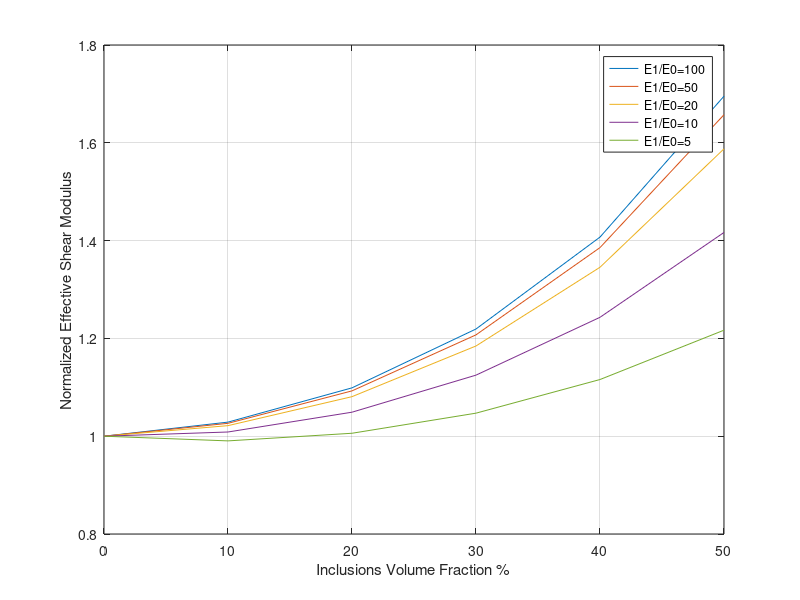
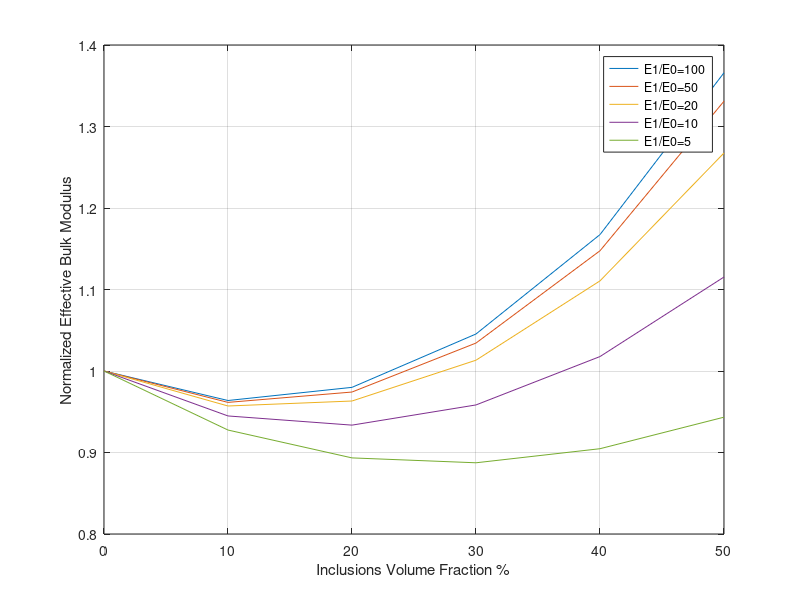

MATLAB code to generate these figures, in order:
clc;
clear;
close all;

%% 
%Spherical inclusions: Aspect ratio = 1
%Volume fractions of inclusions v1 = v2: 0%, 10%, 20%, 30%, 40%, 50%
%Stiffness contrast for solid inclusions: E1/E0: 100, 50, 20, 10, 5

%Matrix Properties
E_0 = 3.42e9;                       %Young's modulus of matrix [Pa]
nu_0 = 0.32;                        %Poisson's ratio of matrix

G_0 = E_0 / (2*(1+nu_0));
K_0 = E_0 / (3*(1-2*nu_0));

%Eshelby's tensor volumetric and deviatoric parts:
K_S = (1 + nu_0) / (9*(1 - nu_0));
G_S = (4 - 5*nu_0) / (15*(1 - nu_0));

%Reinforcement Properties
nu_1 = 0.21;                        %Poisson's ratio of inclusion
v_1 = linspace(0, 0.25, 6);          %inclusion volume fraction
B = length(v_1);

SC = [100, 50, 25, 10, 5];       %stiffness constrast of inclusion 1
A = length(SC);

E_1 = zeros(A , 1);
G_1 = zeros(A , 1);
K_1 = zeros(A , 1);
GHR1 = zeros(A , B);
KHR1 = zeros(A , B);

for i = 1 : A
    E_1(i) = SC(i)*E_0;
    G_1(i) = E_1(i) / (2*(1+nu_1));
    K_1(i) = E_1(i) / (3*(1-2*nu_1));

    for j = 1 : B        
        %homogenized values normalized w.r.t. matrix values
        KHR1(i,j) = ((2*v_1(j)*K_1(i))/K_0 + (1 - 2*v_1(j))*(1 + 3*K_S*((K_1(i)/K_0) - 1) )) / (2*v_1(j) + (1 - 2*v_1(j))*(1 + 3*K_S*((K_1(i)/K_0) - 1) ));
        GHR1(i,j) = ((2*v_1(j)*G_1(i))/G_0 + (1 - 2*v_1(j))*(1 + 2*G_S*((G_1(i)/G_0) - 1) )) / (2*v_1(j) + (1 - 2*v_1(j))*(1 + 2*G_S*((G_1(i)/G_0) - 1) ));
    end
end

%cavities
nu_2 = 0;
SC2 = 0;
v_2 = v_1;
C = length (v_2);
E_2 = SC2*E_0;
G_2 = E_2 / (2*(1+nu_2));
K_2 = E_2 / (3*(1-2*nu_2));
GHR2 = zeros(1 , C);
KHR2 = zeros(1 , C);

for j = 1 : C        
    %homogenized values normalized w.r.t. matrix values
    KHR2(1, j) = ((2*v_2(j)*K_2)/K_0 + (1 - 2*v_2(j))*(1 + 3*K_S*((K_2/K_0) - 1) )) / (2*v_2(j) + (1 - 2*v_2(j))*(1 + 3*K_S*((K_2/K_0) - 1) ));
    GHR2(1, j) = ((2*v_2(j)*G_2)/G_0 + (1 - 2*v_2(j))*(1 + 2*G_S*((G_2/G_0) - 1) )) / (2*v_2(j) + (1 - 2*v_2(j))*(1 + 2*G_S*((G_2/G_0) - 1) ));
end

%Voigt model
GHR = zeros(A , B);
KHR = zeros(A , B);

for i = 1 : A
   for  j = 1 : B
       GHR(i,j) = 0.5*GHR1(i,j) + 0.5*GHR2(1,j);
       KHR(i,j) = 0.5*KHR1(i,j) + 0.5*KHR2(1,j);
   end
end

%Plotting the results

figure(1)
plot(2*v_1*100, transpose(GHR))
xlabel('Inclusions Volume Fraction %')
ylabel('Normalized Effective Shear Modulus')
legend({'E1/E0=100','E1/E0=50','E1/E0=20','E1/E0=10','E1/E0=5'})
grid on

figure(2)
plot(2*v_1*100, transpose(KHR))
xlabel('Inclusions Volume Fraction %')
ylabel('Normalized Effective Bulk Modulus')
legend({'E1/E0=100','E1/E0=50','E1/E0=20','E1/E0=10','E1/E0=5'})
grid on